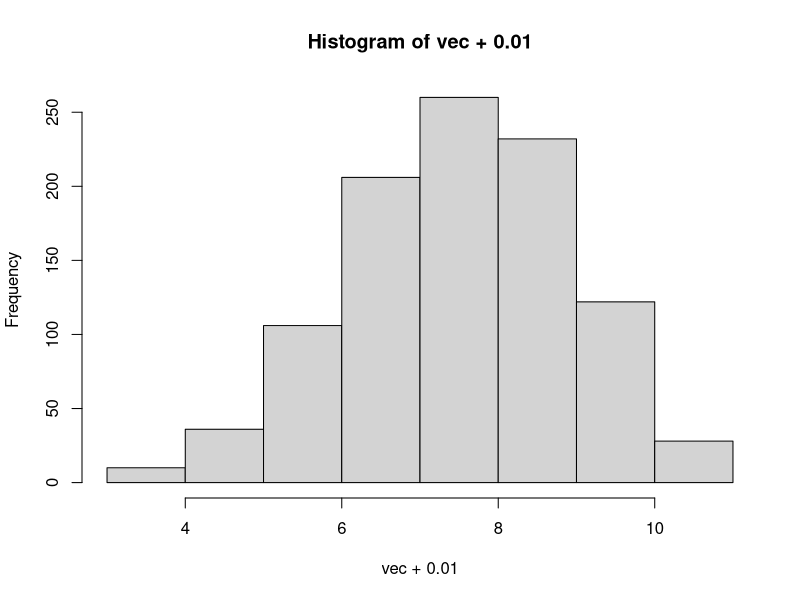
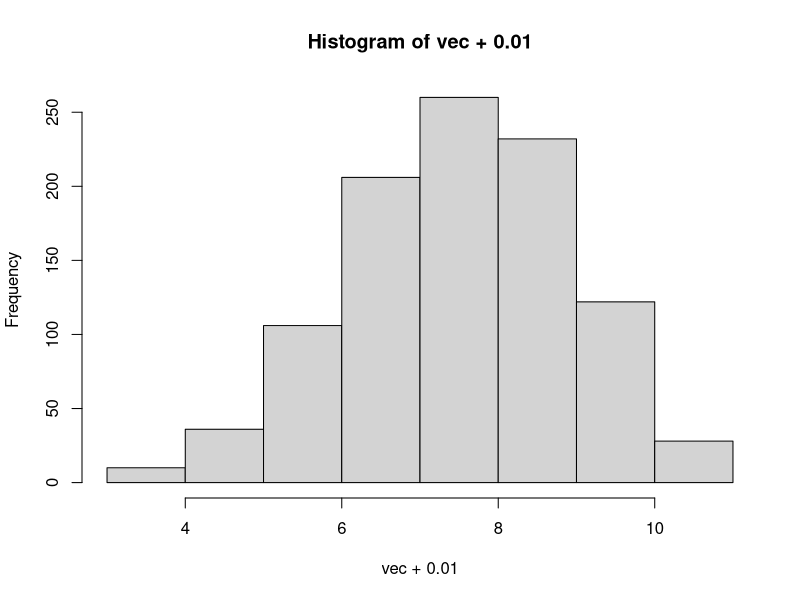
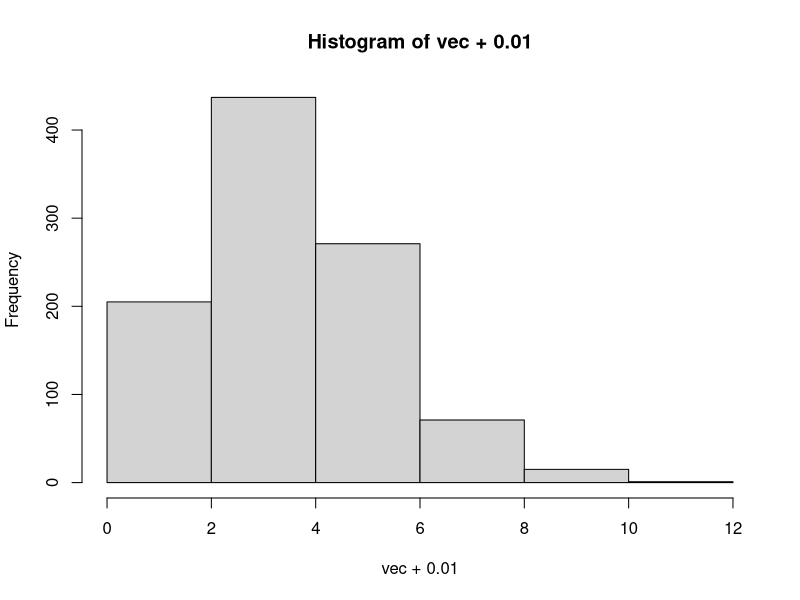
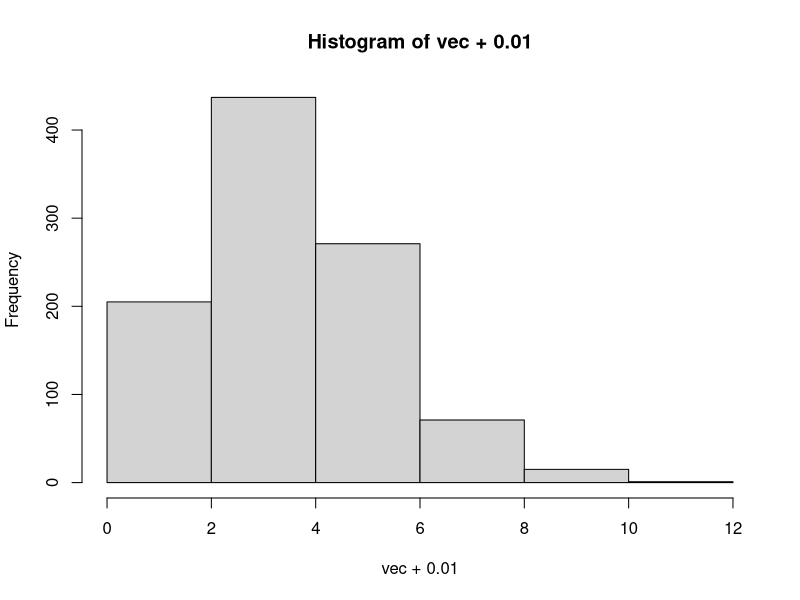
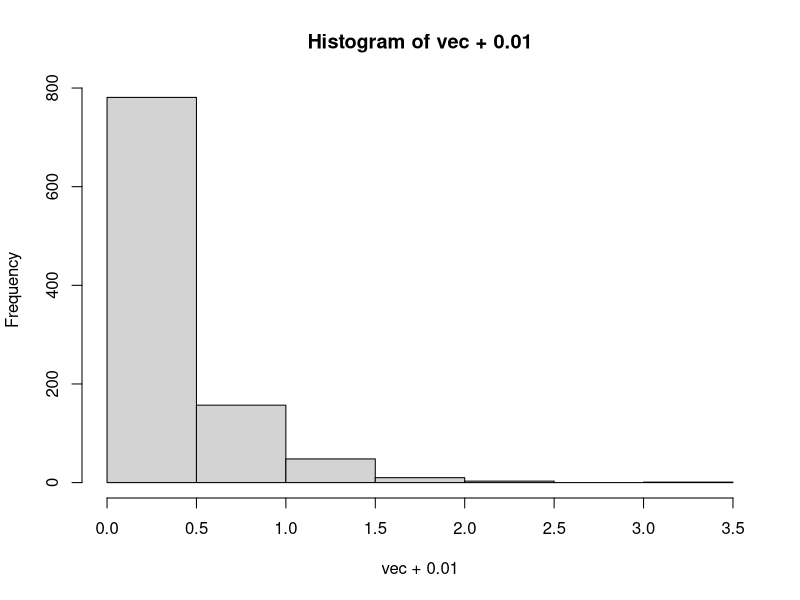
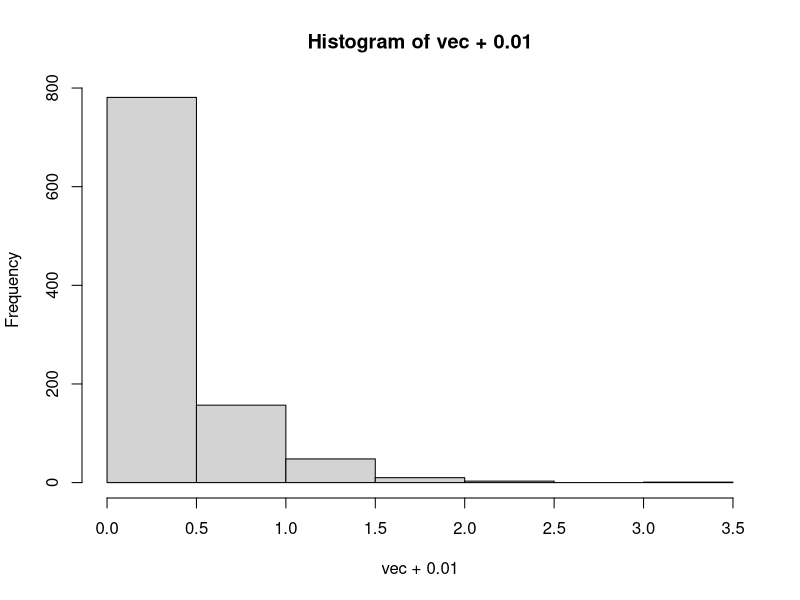
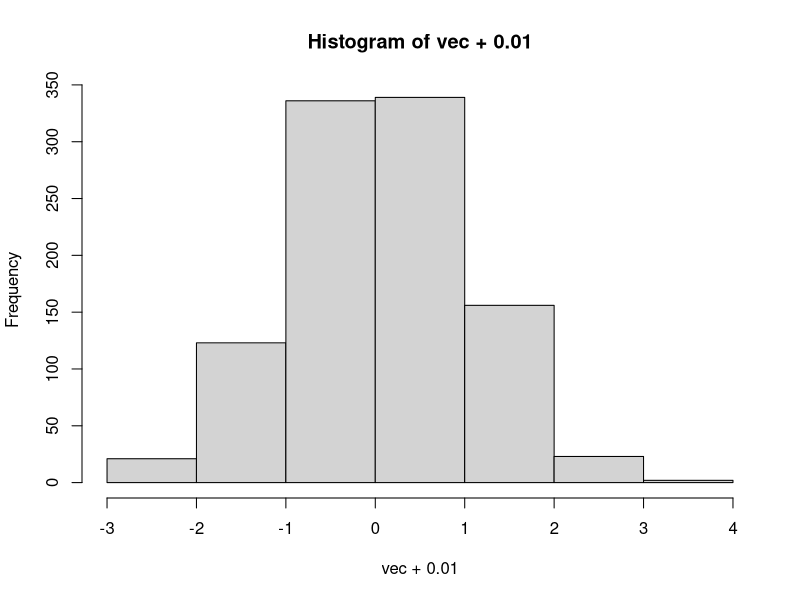
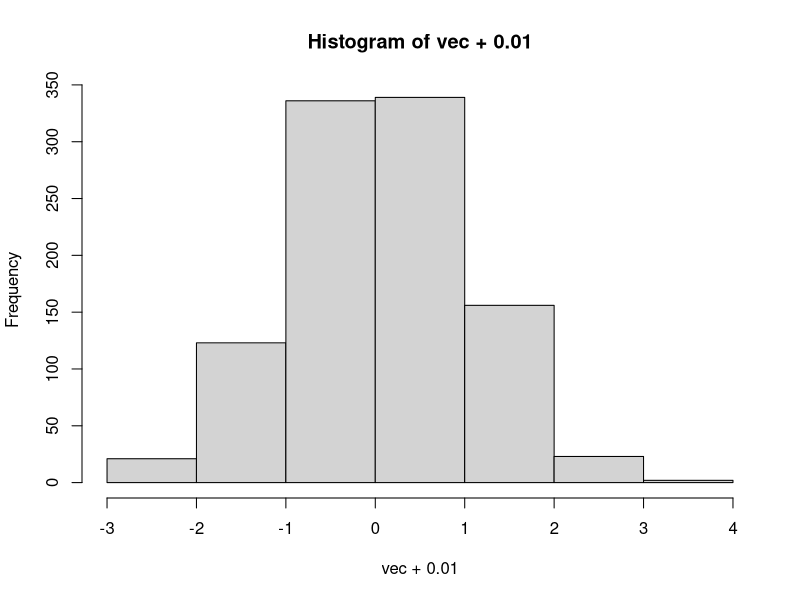

Write R code to recreate these figures, in order. (Note: this script raises an error after producing the figures.)
# GRUPA 244
# Donici Alexandra-Maria
# Muscalu Elena-Claudia


#Problema 1

# 1. Generarea a 1000 de realizari independente 

b <- rbinom(1000,size=10,p=0.7)
p <- rpois(1000, lambda=3)
e <- rexp(1000,3)
n <- rnorm(1000, mean=0, sd=1)

#varianta esantionului
variance <- function(vec)
{
  range(vec)
  counts <- hist(vec + .01, breaks = 7)$counts
  fx <- counts / (sum(counts))
  x <- c(min(vec): max(vec))
  exp <- sum(x * fx)  #media
  exp.square <- sum(x^2 * fx) 
  var <- exp.square - (exp)^2 ; var #varianta
}

#media esantionului
mean <- function(vec)
{
  range(vec)
  counts <- hist(vec + .01, breaks = 7)$counts
  fx <- counts / (sum(counts))
  x <- c(min(vec): max(vec)) 
  exp <- sum(x * fx) ; exp 
}

#media si varianta repartitiei binomiale
mean(b)
variance(b)

#media si varianta repartitiei Poisson
mean(p)
variance(p)


#media si varianta repartitiei exponentiale
mean(e)
variance(e)

#media si varianta repartitiei uniforme
mean(n)
variance(n)

###############################################################

# 2. Functiile de MASA si de DENSITATE

fct2 <- function(a,b,n,p)
{
  lambda = n*p
db <- dbinom(a:b, size = n, prob =p)
dp <- dpois(a:b, lambda)
de <- dexp(a:b,lambda)
dn <- dnorm(a:b, mean=n, sd=p)
plot(c(a:b,a:b,a:b,a:b), c(db,dp,de,dn),type="n", ylim=c(0, 0.5), main="Functia de masa")

points((a:b)+.15, de, type = "h",
       col ="orange", lwd = 8)
points((a:b)-.15, db, type = "h",
       col ="blue", lwd = 8)
points((a:b)+.15, dp, type = "h",
       col ="red", lwd = 8)

points((a:b)+.15, dn, type = "h",
       col ="black", lwd = 8)
  legend(b-b/2, 0.5, legend = c(paste0("Binomiala(",n,",",p,")"),paste0("Poisson(",lambda,")"), paste0("Normala(",lambda,")"),paste0("Binomiala(",n,",",p,")")), fill = c("blue", "red", "orange", "black"), bg="white", bty = "n")
}

fct2(0,20,20,0.5)
fct2(0,7,10,0.1)
fct2(0,7,15,0.3)
fct2(0,7,8,0.8)
fct2(0,10,5,1)

######################################################################################
# 3. Functiile de repartitie
fct3 <- function(a,b,n,p)
{
  lambda = n*p
  db <- pbinom(a:b, size = n, prob =p)
  dp <- ppois(a:b, lambda)
  de <- pexp(a:b,lambda)
  dn <- pnorm(a:b, mean=n, sd=p)
  plot(c(a:b,a:b,a:b,a:b), c(db,dp,de,dn),type="n", ylim=c(0, 2.5), main="Functia de repartitie")
  
  points((a:b)+.15, de, type = "h",
         col ="orange", lwd = 8)
  points((a:b)-.15, db, type = "h",
         col ="blue", lwd = 8)
  points((a:b)+.15, dp, type = "h",
         col ="red", lwd = 8)
  
  points((a:b)+.15, dn, type = "h",
         col ="black", lwd = 8)
  legend(b-b/2, 2.5, legend = c(paste0("Binomiala(",n,",",p,")"),paste0("Poisson(",lambda,")"), paste0("Normala(",lambda,")"),paste0("Binomiala(",n,",",p,")")), fill = c("blue", "red", "orange", "black"), bg="white", bty = "n")
}

fct3(0,20,20,0.5)
fct3(0,7,10,0.1)
fct3(0,7,15,0.3)
fct3(0,7,8,0.8)
fct3(0,10,5,1)

###################################################################################

# 4. Tabel - aproximari functie binomiala

tabel4 = function(n,p,a,b)
{
  lambda = n*p
  x = matrix(numeric((b-a+1)*6),ncol=6,
             
             dimnames = list(a:b, c("k","Binomiala","Poisson","Normala","Normala Corectie", "Camp-Paulson")))
  
  for(k in a:b)
    x[k][1] = k
  
  
  
  x[,2] = pbinom(a:b,n,p)
  x[,3] = ppois(a:b,lambda)
  
  
  
  for( k in a:b)
  {
    ab <- (k-n*p)/sqrt(n*p*(1-p))
    ac <- (k+0.5-n*p)/sqrt(n*p*(1-p))
    x[k,4] = pnorm(ab,0,1)
    x[k,5] = pnorm(ac,0,1)
  }
  
  
  
  for(k in a:b)
  {
    a1 = 1/(9*(n-k))
    b1 = 1/(9*(k+1))
    r = ((k+1)*(1-p))/(p*(n-k))
    c = (1-b1)*r^(1/3)
    miu = 1-a1
    sigma = sqrt(a1+ (b1*r^(2/3)))
    ad <- (c-miu)/sigma
    x[k,6] = pnorm(ad)
    
  }
  
  error = max(abs(x[,6]))
  return(list(x = as.data.frame(x), error = error, param = c(n, p, lambda)))
}

#apeluri pentru n apartine {25,50, 100} si p apartine {0.05, 0.1} si k apartine [a,b]
tabel4(25,0.05,1,10)
tabel4(25,0.1,1,10)
tabel4(50,0.05,1,10)
tabel4(50,0.1,1,10)
tabel4(100,0.05,1,10)
tabel4(100,0.1,1,10)


#####################################################################
#Problema 2

# a) functia fgam

fgam <- function(a)
{
  f2 <- function(x)
  {
    x^(a-1)*exp(-x)
  }
  if(a<=0)
    return(-1)
  
  if(a==1)
    return(1)
  if(a==1/2)
    return(sqrt(pi))
  
  if(is.integer(a)==TRUE && a>0)
    return(factorial(a-1))
  
  if(a>1)
    return((a-1)*fgam(a-1))
  
  return (integrate(f2,0,Inf))
  
}
##############################################################

# b) functia fbet
fbet <- function(a,b)
{
  if(a+b==1 && a>0 && b>0)
    return(pi/sin(a*pi))
  return((fgam(a)*fgam(b))/fgam(a+b))
    
}
#################################################################

fGamma <- function(x,a,b)
{
  if(x>0 && (a>0 && b>0))
    fG=1/(b^a*fgam(a))*x^(a-1)*(exp(1))^(-x/b)
  return (fG)
}

fBeta <-  function(x,a,b)
{
  #densitatea pentru Y ~ Beta
  if((a>0 && b>0) && (x<1 && x>0))
    fB= 1/(fbet(a,b))*x^(a-1)*(1-x)^(b-1)
  return (fB)
  
}



FGamma1 <- function(x,miu,lambda)
{
  f <- function(u)
  {
    u^(miu-1)*exp((-1)*lambda*u)
  }
  z <- integrate(f,0,x)
  y <- ((lambda^miu) / fgam(miu))*z$value
  if(x>0)
    return (y)
  if(x<=0)
    return (0)
}

FBeta1 <- function(x, alfa, beta)
{
  if(x<=0)
    return (0)
  
  if(x>=1)
    return (1)
  
  f <- function(u)
  {
    u^(alfa-1)*(1-u)^(beta-1)
  }
  
  z <- integrate(f,0,x)
  y <- fgam(alfa+beta)/(fgam(alfa)*fgam(beta))*z$value
  return (y)
}
#### 1) P(X < 3)

fprobgamma1 <- function(a,b)
{
  return (FGamma1(3,a,b))
}

### apel pentru 3 seturi de valori
fprobgamma1(2,1)
fprobgamma1(3,2)
fprobgamma1(4,1)

####


#### 2) P(2 < X < 5)
fprobgamma2 <- function(a,b)
{
  return (FGamma1(5,a,b)-FGamma1(3,a,b))
}

fprobgamma2(2,1)
fprobgamma2(3,2)
fprobgamma2(3,1)

### 3) P(3 < X < 4| X>2)
fprobgamma3 <- function(a,b)
{
  m=FGamma1(4,a,b)-FGamma1(3,a,b)
  n= 1-FGamma1(2,a,b)
  return (m/n)
}

fprobgamma3(2,1)
fprobgamma3(3,2)
fprobgamma3(3,1)


#### 4) P(Y > 2)
fprobbeta4 <- function(a,b)
{
  return (1-FBeta1(2,a,b))
}

fprobbeta4(2,1)
fprobbeta4(3,2)
fprobbeta4(3,1)


#### 5) P(4 < X < 6)
fprobgamma5 <- function(a,b)
{
  return (FGamma1(6,a,b)-FGamma1(4,a,b))
}

fprobgamma5(2,1)
fprobgamma5(3,2)
fprobgamma5(3,1)

#### 6) P(0< X < 1 | X < 7)
fprobgamma6 <- function(a,b)
{
  x <- FGamma1(1,a,b)-FGamma1(0,a,b)
  y <- FGamma1(7,a,b)
  return (x/y)
}

fprobgamma6(2,1)
fprobgamma6(3,2)
fprobgamma6(3,1)


#### 7) P(X + Y < 5)
fprob7 <- function(a, b)
{
  
  f <- function(x, y)
  {
    #densitatea pentr X~ Gamma
    fG <- function(x)
    {
      fG=1/(b^a*fgam(a))*x^(a-1)*(exp(1))^(-x/b)
      return (fG)
    }
    
    #densitatea pentru Y ~ Beta
    fB <-  function(x)
    {
      
      fB= 1/(fbet(a,b))*x^(a-1)*(1-x)^(b-1)
      return (fB)
      
    }
    
    #densitatea comuna f(x,y)
    return (fG(x)* fB(y))
  }
  
  
  ymax <-  function(x)
  {
    # stim ca y apartine(0,1) functia Beta
    min <-  min(1,5-x) 
  }
  
  I <- integral2(f,0,5,0, ymax) #pracma
  return (I)
  
}
fprob7(2,1)

####8) P(X-Y>0.5)

#fprob8 <- function(a,b)
#{
  
#InnerFunc <- function(x, y)
# {
#fG=1/(b^a*fgam(a))*x^(a-1)*(exp(1))^(-x/b)
#fB= 1/(fbet(a,b))*y^(a-1)*(1-y)^(b-1)
# #densitatea comuna f(x,y)
#(fG(x)* fB(y))
#} 
# InnerIntegral= Vectorize( function(x) { integral(InnerFunc,x-0.5,1)$value})
#return(integral(InnerIntegral,0.5,Inf))
#}

#fprob8(2,1)
#fprob8(3,2)
#fprob8(3,1)



####9) P(X+Y>3|X-Y>0.5)

#fprob9 <- function(a,b)
#{
  
# InnerFunc <- function(x, y)
# {
    
#   fG=1/(b^a*fgam(a))*x^(a-1)*(exp(1))^(-x/b)
# fB= 1/(fbet(a,b))*y^(a-1)*(1-y)^(b-1)
#densitatea comuna f(x,y)
# (fG(x)* fB(y))
# } 
  
# ymin <- function(x)
# {
#   min <- (1,(x-0.5))
# }
  
# ymax <- function(x)
# {
#   max <- max(3-x,0)
# }
  
  
# InnerIntegral= Vectorize( function(x) { integral(InnerFunc,ymin,ymax)$value})
# return(integral(InnerIntegral,2,Inf))
  
#}

#fprob9(2,1)
#fprob9(3,2)
#fprob9(3,1)

#################################################3
# d) Tabel diferente functii implementate si functii predefinite
tabel<- function()
{
 
  x <-  matrix(nrow=9,ncol=2, dimnames = list(1:9, c("punctul c)","punctul d)")))
  
  
    x[1,1]=fprobgamma1(2,1)
    x[2,1]=fprobgamma2(2,1)
    x[3,1]=fprobgamma3(2,1)
    x[4,1]=fprobbeta4(2,1)
    x[5,1]=fprobgamma5(2,1)
    x[6,1]=fprobgamma6(2,1)
    #x[7,1]=fprob7(2,1)
    #x[8,1]=fprob8(2,1)
    #x[9,1]=fprob9(2,1)
    x[7,1]=0
    x[8,1]=0
    x[9,1]=0
  
    x[1,2]=pgamma(3,2,1)
    x[2,2]=pgamma(5,2,1)-pgamma(3,2,1)
    x[3,2]=(pgamma(4,2,1)-pgamma(3,2,1))/(1-pgamma(2,2,1))
    x[4,2]=1-pbeta(2,2,1)
    x[5,2]=pgamma(6,2,1)-pgamma(4,2,1)
    x[6,2]=(pgamma(1,2,1)-pgamma(0,2,1))/(pgamma(7,2,1))
    x[7,2]=0
    x[8,2]=0
    x[9,2]=0

error <-  0.5
  return(list(x = as.data.frame(x), error = error))
}
tabel()

########################################################################
#Problema 3

# a)

frepcomgen<- function(n,m)
{
  
  x <-  matrix(nrow=n+1,ncol=m+1)
  
  a <- c("x1")
  
  for(k in 2:n )
    a <- c(a, paste("x",k,sep=""))
  a <- c(a,"pi")
  
  b <- c("y1")
  for(k in 2:m)
    b <- c(b, paste("y",k, sep=""))
  b <- c(b,"qi")
  colnames(x, do.NULL = FALSE)
  colnames(x) <- b
  rownames(x, do.NULL = FALSE)
  rownames(x) <- a
  
  x[,]=0

 q <- 0
 p <- 0
 
 for(i in 1:(n-1))
 {
   r <- runif(1,0.00001, 1-q)
   x[i,m+1] <- r
   q <- q+r
 }
 
 x[n,m+1] <-1-q
 
 for(j in 1:(m-1))
 {
   r <- runif(1, 0.00001, 1-p)
   x[n+1,j] <- r
   p <- p+r
 }
 x[n+1,m]=1-p
 
 s <- rep(0,n)
 t <- rep(0,m)
 for(i in 1:(n-1))
   {
   for(j in 1:(m-1))
   {
    
       if(x[i,m+1]-s[i] < x[n+1,j]-t[j])
       r <- runif(1, 0.00001, x[i,m+1]-s[i])
       else
        r <- runif(1,0.00001,x[n+1,j]-t[j])
       s[i] <- s[i]+r
       t[j] <- t[j]+r
     x[i,j] <- r
   }
   
 }
 for(i in 1:n)
 { 
   x[i,m] <- x[i,m+1]-s[i]
   
 }
 
 for(j in 1:m)
   x[n,j] <- x[n+1,j]-t[j]
 
 min1 <- min(n,m)
 for(k in 1:min1)
   x[k,k] <- -1
 x[n+1,m+1] <- 1
 
  error <-  1
  list(x = as.data.frame(x), error = error)
  return (x)
  
}
frepcomgen(3,4)

########################################################################

# b)

fcomplrepcom <- function(n,m)
{
  x <- frepcomgen(n,m)
  
  
  t <- rep(0,m)
   min1 <- min(m,n)
  for(i in 1:n)
  {
    for(j in 1:min1)
    {
      if(x[i,j]!=-1)
      t[j] <- t[j]+x[i,j]
    }
    
  }
 
 
  for(j in 1:min1)
    x[j,j] <- x[n+1,j]-t[j]
   
   error=-3
  list(x = as.data.frame(x), error = error)
  return (x)
    
}
fcomplrepcom(3,4)

##################################################################

frepcomgen_verif<- function(n,m)
{
  
  x <-  matrix(nrow=n+1,ncol=m+1)
  
  a <- c("x1")
  
  for(k in 2:n )
    a <- c(a, paste("x",k,sep=""))
  a <- c(a,"pi")
  
  b <- c("y1")
  for(k in 2:m)
    b <- c(b, paste("y",k, sep=""))
  b <- c(b,"qi")
  colnames(x, do.NULL = FALSE)
  colnames(x) <- b
  rownames(x, do.NULL = FALSE)
  rownames(x) <- a
  
  x[,]=1/(m*n)
  
  x[n+1,]=1/m
  x[,m+1]=1/n
  x[n+1,m+1] <- 1
  
  min1 <- min(n,m)
  for(k in 1:min1)
    x[k,k] <- -1
  
  error <-  1
  list(x = as.data.frame(x), error = error)
  return (x)
  
}
frepcomgen_verif(4,6)

fcomplrepcom_verif <- function(n,m)
{
  x <- frepcomgen_verif(n,m)
  
  
  t <- rep(0,m)
  min1 <- min(m,n)
  for(i in 1:n)
  {
    for(j in 1:min1)
    {
      if(x[i,j]!=-1)
        t[j] <- t[j]+x[i,j]
    }
    
  }
  
  
  for(j in 1:min1)
    x[j,j] <- x[n+1,j]-t[j]
  
  error <- -3
  list(x = as.data.frame(x), error = error)
  return (x)
  
}
fcomplrepcom_verif(4,6)

##################################################

#Covarianta Cov(3X , 4Y)

cov <- function(n,m)
{
  xy <- fcomplrepcom_verif(n,m)
  x <- c(-2)
  for(k in 2:n)
    x <- c(x, (-3+k))
  
  y <- c(1)
  for(k in 2:m)
    y <- c(y, k)
  
  media_x <- 0
  for(i in 1:n)
  media_x <-media_x + x[i]*xy[i,m+1]

  media_y <- 0
  for(j in 1:m)
    media_y <-media_y + y[j]*xy[n+1,j]

  media_xy <- 0
  for(i in 1:n)
    for(j in 1:m)
      media_xy <- media_xy + x[i]*y[j]*xy[i,j]
 
  covarianta <- 12*media_xy - 12*media_x*media_y
  return (covarianta)
}

cov(2,3)

########################################################

#Probabilitatea P( 0<X<5 | Y>4 )

prob1 <- function(n,m)
{
  xy <- fcomplrepcom_verif(n,m)
  x <- c(-2)
  for(k in 2:n)
    x <- c(x, (-3+k))
  
  y <- c(1)
  for(k in 2:m)
    y <- c(y, k)
  
  prob_numarator <- 0
  prob_numitor <- 0
  for(i in 1:n)
    for(j in 1:m)
    {
      if(x[i]>0 && x[i]<5 && y[j]>4)
        prob_numarator <- prob_numarator+xy[i,j]
      if(y[j]>4)
        prob_numitor <- prob_numitor+xy[i,j]
    }
  prob <- prob_numarator/prob_numitor
  return (prob)
}

prob1(7,5)

########################################################

#Probabilitatea P(X>3, Y<7)

prob2 <- function(n,m)
{
  xy <- fcomplrepcom_verif(n,m)
  x <- c(-2)
  for(k in 2:n)
    x <- c(x, (-3+k))
  
  y <- c(1)
  for(k in 2:m)
    y <- c(y, k)
  
  prob <- 0
  for(i in 1:n)
    for(j in 1:m)
    {
      if(x[i]>3 && y[j]<7)
        prob <- prob+xy[i,j]
    }
  return (prob)
}

prob2(7,5)

###########################################################
#Verificare variabile aleatoare necorelate

fvernecor <- function(n,m)
{
  x <- cov(n,m)
  if(x==0)
    mesaj <- "Variabilele aleatoare X si Y sunt necorelate"
  else 
    mesaj <- "Variabilele aleatoare X si Y nu sunt necorelate"
  return (mesaj)
}
fvernecor(2,3)

##########################################################
#Verificare variabile aleatoare independente

fverind <- function(n,m)
{
  xy <- fcomplrepcom_verif(n,m)
  
  verif <- 1
  
  for(i in 1:n)
    for(j in 1:m)
    {
      if(xy[i,j]!=xy[i,m+1]*xy[n+1,j])
        verif <- 0
    }
  
  if(verif==1)
    mesaj <- "Variabilele aleatoare X si Y sunt independente"
  else 
    mesaj <- "Variabilele aleatoare X si Y nu sunt independente"
  return (mesaj)
}

fverind(2,3)